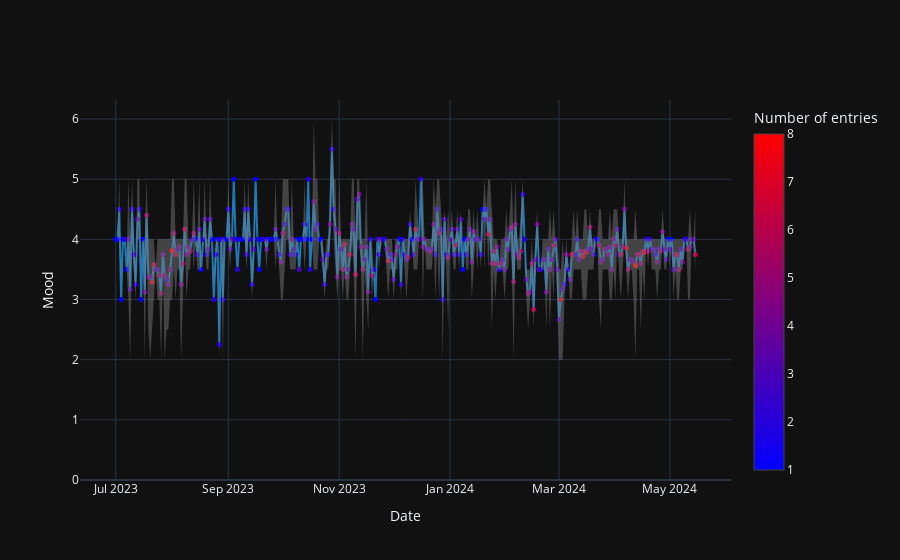

Here is the notebook cell this chart was saved with:
### Markdown cell above
## Mood scatter plot (per day/month)

### Code cell
df.mood_plot('day')

### Figure 1 — Plotly figure (JSON) as saved in the notebook; plotly's stock layout.template omitted (floating-point values rounded to 4 significant figures; data arrays with more than 128 entries replaced by an {"elided": "..."} marker saying what was removed)
{"data": [{"line": {"color": "rgb(31, 119, 180)"}, "marker": {"color": {"elided": "320 int values"}, "colorbar": {"title": {"text": "Number of entries"}}, "colorscale": [[0, "rgb(0,0,255)"], [1, "rgb(255,0,0)"]], "showscale": true, "size": 5}, "mode": "lines+markers", "name": "avg", "type": "scatter", "x": {"elided": "320 str values"}, "y": {"elided": "320 float values"}}, {"line": {"width": 0}, "marker": {"color": "#444"}, "mode": "lines", "name": "max", "showlegend": false, "type": "scatter", "x": {"elided": "320 str values"}, "y": {"elided": "320 float values"}}, {"fill": "tonexty", "fillcolor": "rgba(130, 130, 130, 0.45)", "line": {"width": 0}, "marker": {"color": "#444"}, "mode": "lines", "name": "min", "showlegend": false, "type": "scatter", "x": {"elided": "320 str values"}, "y": {"elided": "320 float values"}}], "layout": {"hovermode": "x", "showlegend": false, "xaxis": {"title": {"text": "Date"}}, "yaxis": {"rangemode": "tozero", "title": {"text": "Mood"}}}}
